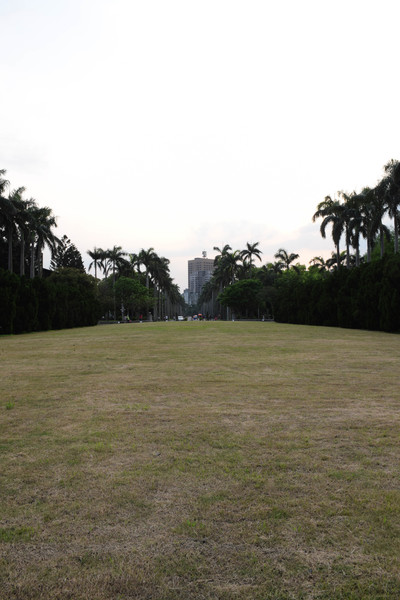
#> input picture Image_Stitching/img/0.jpg, 400 x 600 px, found by its file name
$ python blending.py
#> lines starting #> are read from the running program, lines starting #| are printed output that depends on the picture
import cv2
import numpy as np

#read image
img1 = cv2.imread("csie/0.JPG")
#> img1 is the input picture: shape (600, 400, 3); mean B, G, R 138.7, 150.6, 154.3
img2 = cv2.imread("csie/1.JPG")
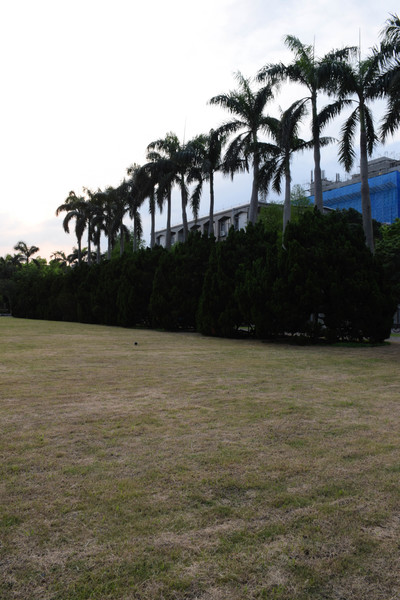
#> input picture Image_Stitching/img/1.jpg, 400 x 600 px, found by its file name
#> img2 is the input picture: shape (600, 400, 3); mean B, G, R 109, 117.4, 119.2

alpha = 0.5
beta = 1 - alpha

#create clip windows from translation matrixs
height,width,color = img1.shape
#> height = 600; width = 400; color = 3
windows_height = height
#> windows_height = 600
windows_width = 100

#clip images
num = width - windows_width
#> num = 300
windows1 = img1[:,num:]
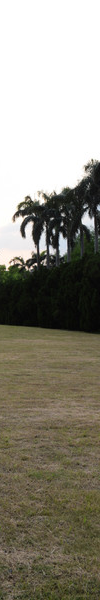
#> windows1: shape (600, 100, 3); mean B, G, R 127.4, 139.6, 143.2
windows2 = img2[:,:windows_width]
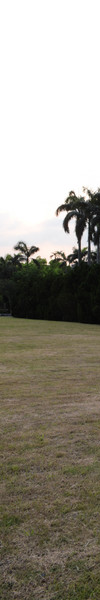
#> windows2: shape (600, 100, 3); mean B, G, R 138.6, 149.3, 153.7
img1 = img1[:,:num]
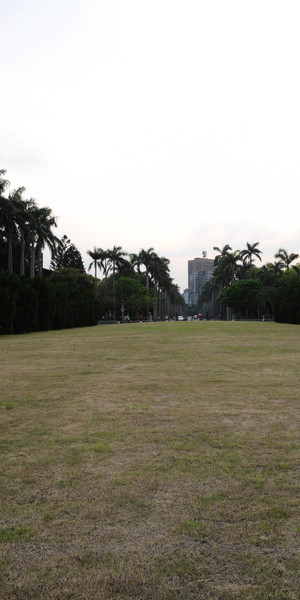
#> img1: shape (600, 300, 3); mean B, G, R 142.4, 154.2, 158
img2 = img2[:,windows_width:]
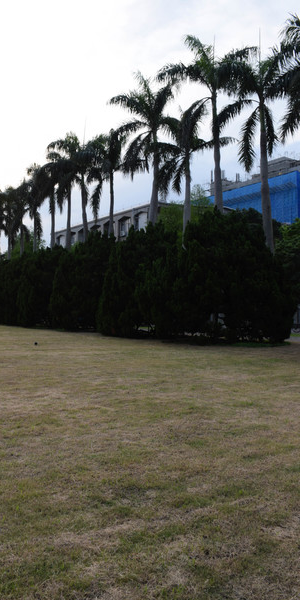
#> img2: shape (600, 300, 3); mean B, G, R 99.1, 106.8, 107.8
cv2.imwrite("img2.jpg",img2)

#blending with two windows
window = cv2.addWeighted(windows1,alpha,windows2,beta,0.0)
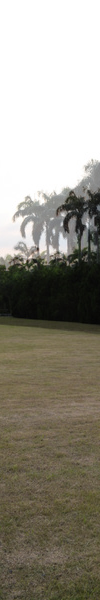
#> window: shape (600, 100, 3); mean B, G, R 133, 144.4, 148.5

#spice images
image = np.concatenate([img1,window,img2],axis=1)
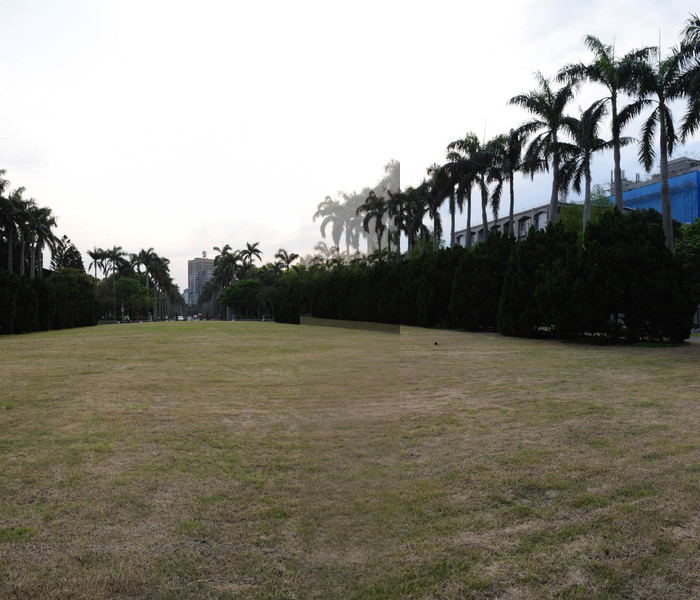
#> image: shape (600, 700, 3); mean B, G, R 122.5, 132.5, 135.1
cv2.imwrite('image.jpg',image)
